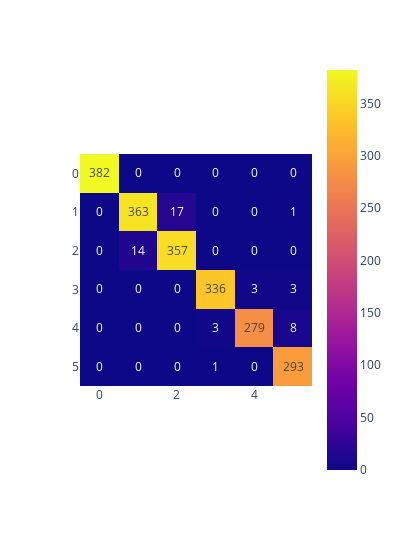

Notebook source saved alongside this figure:
### Code cell
z = confusion_matrix(y_test, y_pred)

fig = px.imshow(z, text_auto=True, width= 400)
fig.show()

### Figure 1 — Plotly figure (JSON) as saved in the notebook; plotly's stock layout.template omitted (floating-point values rounded to 4 significant figures)
{"data": [{"coloraxis": "coloraxis", "hovertemplate": "x: %{x}<br>y: %{y}<br>color: %{z}<extra></extra>", "name": "0", "texttemplate": "%{z}", "type": "heatmap", "xaxis": "x", "yaxis": "y", "z": [[382, 0, 0, 0, 0, 0], [0, 363, 17, 0, 0, 1], [0, 14, 357, 0, 0, 0], [0, 0, 0, 336, 3, 3], [0, 0, 0, 3, 279, 8], [0, 0, 0, 1, 0, 293]]}], "layout": {"coloraxis": {"colorscale": [[0, "#0d0887"], [0.1111, "#46039f"], [0.2222, "#7201a8"], [0.3333, "#9c179e"], [0.4444, "#bd3786"], [0.5556, "#d8576b"], [0.6667, "#ed7953"], [0.7778, "#fb9f3a"], [0.8889, "#fdca26"], [1, "#f0f921"]]}, "margin": {"t": 60}, "width": 400, "xaxis": {"anchor": "y", "constrain": "domain", "domain": [0, 1], "scaleanchor": "y"}, "yaxis": {"anchor": "x", "autorange": "reversed", "constrain": "domain", "domain": [0, 1]}}}
